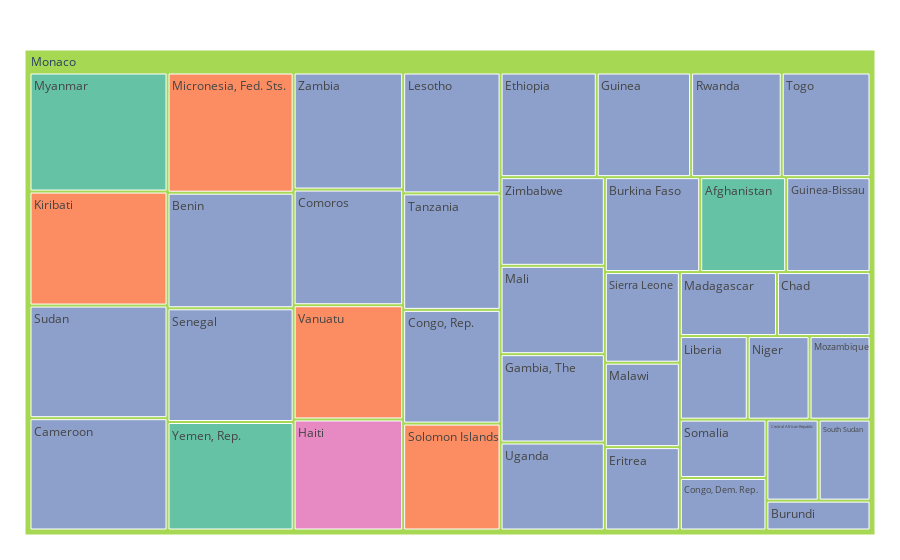

The notebook cell saved with this chart:
### Code cell
fig = px.treemap(lowest_df, path=['Highest', 'Country Name'], values='value',
                  color='continent_y', 
                  color_discrete_sequence= px.colors.qualitative.Set2
                  #color_discrete_map={'Europe':'blue', 'South America':'green', 'North America':"green", 'Asia':'yellow', 'Africa':'brown', 'Oceania':'purple'},
                  #hover_data={'continent':False, 'country':False, 'pop':True, 'lifeExp':True, 'gdpPercap':True, 'year':False, 'Highest':False, 'value':True, 'cumsum':False},
                  #color_continuous_scale='RdBu',
                  #color_continuous_midpoint=np.average(lowest_df['lifeExp'], weights=lowest_df['pop'])
)
fig.update_layout(margin = dict(t=50, l=25, r=25, b=25))
fig.data[0].hovertemplate = '%{label}<br>Yearly Income ($): %{value}<br>Continent: %{customdata[0]}'
fig.show()

### Figure 1 — Plotly figure (JSON) as saved in the notebook; plotly's stock layout.template omitted (floating-point values rounded to 4 significant figures)
{"data": [{"branchvalues": "total", "customdata": [["Asia"], ["Asia"], ["Oceania"], ["Africa"], ["Africa"], ["Africa"], ["Africa"], ["Africa"], ["Africa"], ["Africa"], ["Africa"], ["Oceania"], ["Africa"], ["Africa"], ["Africa"], ["Africa"], ["Africa"], ["North America"], ["Africa"], ["Africa"], ["Africa"], ["Africa"], ["Africa"], ["Africa"], ["Africa"], ["Africa"], ["Africa"], ["Africa"], ["Oceania"], ["Africa"], ["Africa"], ["Africa"], ["Africa"], ["Africa"], ["Africa"], ["Africa"], ["Oceania"], ["Asia"], ["Africa"], ["Africa"], ["(?)"]], "domain": {"x": [0, 1], "y": [0, 1]}, "hovertemplate": "%{label}<br>Yearly Income ($): %{value}<br>Continent: %{customdata[0]}", "ids": ["Monaco/Afghanistan", "Monaco/Yemen, Rep.", "Monaco/Vanuatu", "Monaco/Togo", "Monaco/Tanzania", "Monaco/South Sudan", "Monaco/Somalia", "Monaco/Senegal", "Monaco/Rwanda", "Monaco/Niger", "Monaco/Mozambique", "Monaco/Micronesia, Fed. Sts.", "Monaco/Mali", "Monaco/Malawi", "Monaco/Liberia", "Monaco/Lesotho", "Monaco/Madagascar", "Monaco/Haiti", "Monaco/Benin", "Monaco/Burkina Faso", "Monaco/Guinea", "Monaco/Gambia, The", "Monaco/Ethiopia", "Monaco/Eritrea", "Monaco/Burundi", "Monaco/Congo, Rep.", "Monaco/Congo, Dem. Rep.", "Monaco/Comoros", "Monaco/Kiribati", "Monaco/Cameroon", "Monaco/Chad", "Monaco/Central African Republic", "Monaco/Zimbabwe", "Monaco/Guinea-Bissau", "Monaco/Sudan", "Monaco/Sierra Leone", "Monaco/Solomon Islands", "Monaco/Myanmar", "Monaco/Uganda", "Monaco/Zambia", "Monaco"], "labels": ["Afghanistan", "Yemen, Rep.", "Vanuatu", "Togo", "Tanzania", "South Sudan", "Somalia", "Senegal", "Rwanda", "Niger", "Mozambique", "Micronesia, Fed. Sts.", "Mali", "Malawi", "Liberia", "Lesotho", "Madagascar", "Haiti", "Benin", "Burkina Faso", "Guinea", "Gambia, The", "Ethiopia", "Eritrea", "Burundi", "Congo, Rep.", "Congo, Dem. Rep.", "Comoros", "Kiribati", "Cameroon", "Chad", "Central African Republic", "Zimbabwe", "Guinea-Bissau", "Sudan", "Sierra Leone", "Solomon Islands", "Myanmar", "Uganda", "Zambia", "Monaco"], "marker": {"colors": ["rgb(102,194,165)", "rgb(102,194,165)", "rgb(252,141,98)", "rgb(141,160,203)", "rgb(141,160,203)", "rgb(141,160,203)", "rgb(141,160,203)", "rgb(141,160,203)", "rgb(141,160,203)", "rgb(141,160,203)", "rgb(141,160,203)", "rgb(252,141,98)", "rgb(141,160,203)", "rgb(141,160,203)", "rgb(141,160,203)", "rgb(141,160,203)", "rgb(141,160,203)", "rgb(231,138,195)", "rgb(141,160,203)", "rgb(141,160,203)", "rgb(141,160,203)", "rgb(141,160,203)", "rgb(141,160,203)", "rgb(141,160,203)", "rgb(141,160,203)", "rgb(141,160,203)", "rgb(141,160,203)", "rgb(141,160,203)", "rgb(252,141,98)", "rgb(141,160,203)", "rgb(141,160,203)", "rgb(141,160,203)", "rgb(141,160,203)", "rgb(141,160,203)", "rgb(141,160,203)", "rgb(141,160,203)", "rgb(252,141,98)", "rgb(102,194,165)", "rgb(141,160,203)", "rgb(141,160,203)", "rgb(166,216,84)"]}, "name": "", "parents": ["Monaco", "Monaco", "Monaco", "Monaco", "Monaco", "Monaco", "Monaco", "Monaco", "Monaco", "Monaco", "Monaco", "Monaco", "Monaco", "Monaco", "Monaco", "Monaco", "Monaco", "Monaco", "Monaco", "Monaco", "Monaco", "Monaco", "Monaco", "Monaco", "Monaco", "Monaco", "Monaco", "Monaco", "Monaco", "Monaco", "Monaco", "Monaco", "Monaco", "Monaco", "Monaco", "Monaco", "Monaco", "Monaco", "Monaco", "Monaco", ""], "type": "treemap", "values": [2100, 3520, 3220, 2390, 2920, 1080, 1300, 3690, 2440, 1330, 1310, 3900, 2370, 1630, 1460, 3030, 1600, 3130, 3750, 2330, 2540, 2370, 2590, 1610, 800, 2850, 1170, 3260, 4050, 3990, 1540, 1090, 2380, 2060, 4000, 1750, 2680, 4230, 2360, 3300, 99120]}], "layout": {"legend": {"tracegroupgap": 0}, "margin": {"b": 25, "l": 25, "r": 25, "t": 50}, "treemapcolorway": ["rgb(102,194,165)", "rgb(252,141,98)", "rgb(141,160,203)", "rgb(231,138,195)", "rgb(166,216,84)", "rgb(255,217,47)", "rgb(229,196,148)", "rgb(179,179,179)"]}}
